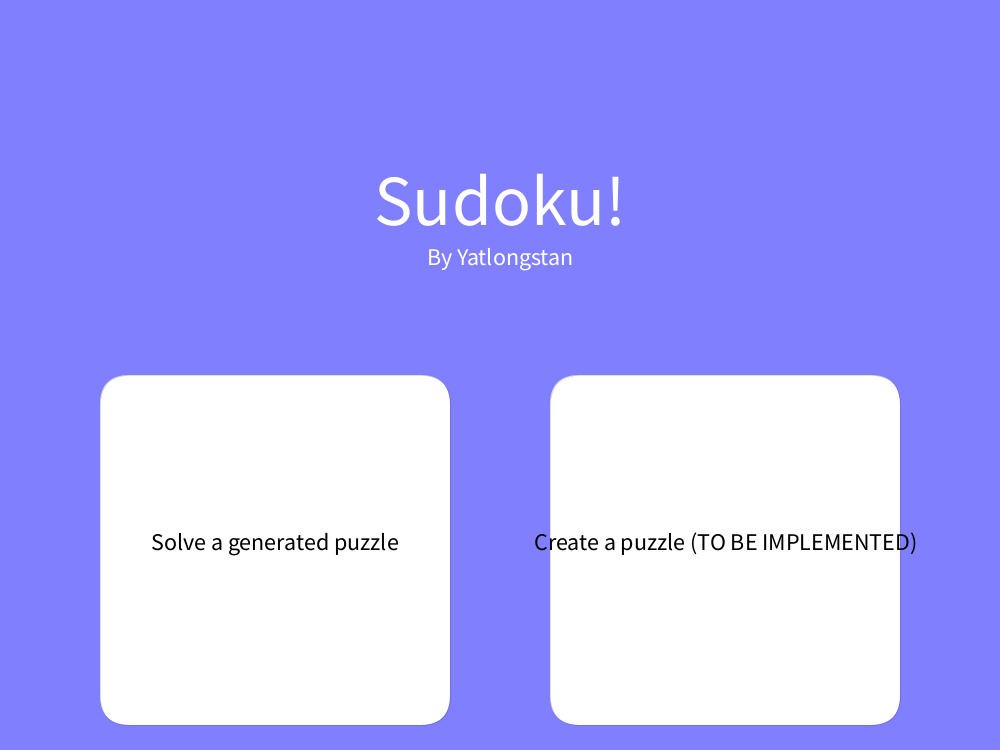
Frame 1 (no input)
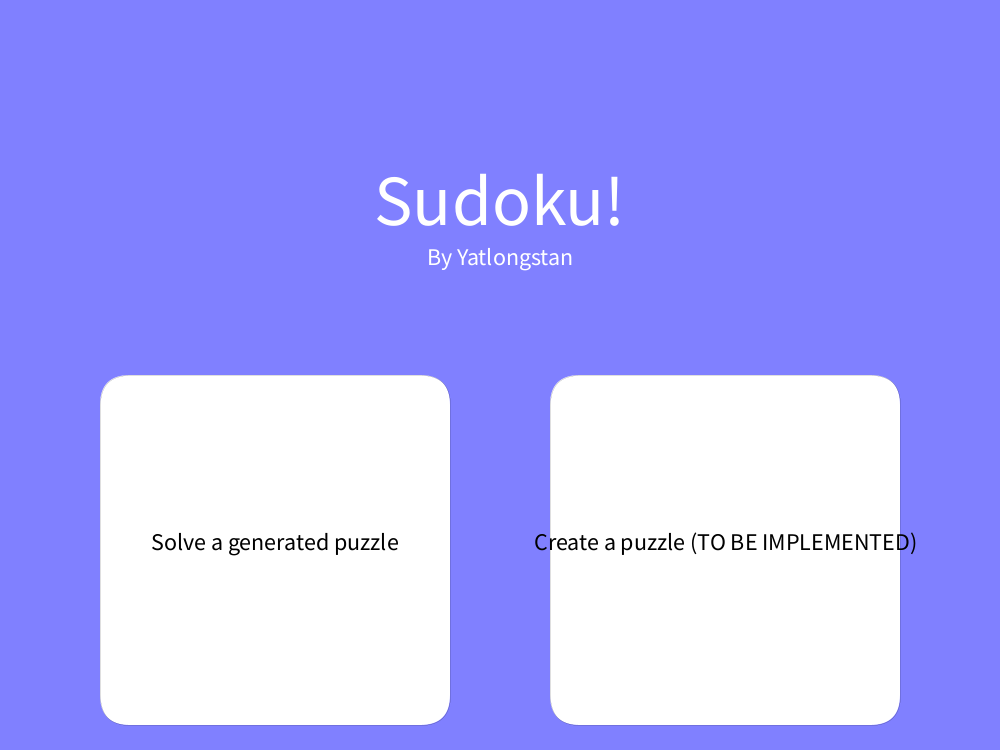
Frame 60 (the mouse pressed at the canvas centre just before this capture)
Frame 120 (the mouse held since frame 60 and released just before this capture): identical to frame 60, image omitted

The Processing sketch that drew these frames (run headless with seeded random() and noise(); from frame 60 on, the mouse is pressed at the canvas centre):

// Processing sketch: Woo
// ── Woo.pde
/*
mode 1 == start menu
 mode 2 == set difficulty
 mode 3 ==  set board size
 mode 4 == user solves board
 mode 5 == user creates a board
 mode 6 == victory screen
 */

GeneralBoard gameBoard;

// x and y mapped from mouse clicked to array indices
int boardX;
int boardY;
int mode;
boolean player;
boolean isBozo; // used to denote invalid moves
boolean canModify;
Menu menu;
BoardScreen screen;

int timeToSolve = 0;
int leftMargin = 50;
int topMargin = 50;

void setup() {
  surface.setTitle("SUDOKU");
  boardX = boardY = 0;
  size(1000, 750); // width and height should be ==
  mode = 1;
  player = false;
  screen = new BoardScreen();
}



void draw() {
  background(255);
  strokeWeight(0);
  switch (mode) {
  case 1:
    menu = new StartMenu();
    break;
    //case 2:
    // menu = new DifficultyMenu();
    // break;
  case 3:
    menu = new BoardSizeMenu();
    break;
  case 6:
    menu = new VictoryScreen();
    break;
  default:
    break;
  }
  // 4 == play a puzzle, 5 == create a puzzle
  if (mode == 4 || mode == 5) {
    screen.show();
  } else {
    menu.show();
  }
}


void mousePressed() {
  if (mode == 4 || mode == 5) {
    screen.mousePressed();
  } else {
    menu.mousePressed();
  }
}





void keyPressed() {
  if (mode == 4 || mode == 5) {
    screen.keyPressed();
  }
}

// ── Board.pde
/*
BASIC SUDOKU RULES:
 
 1. Each row must contain 1-9 w/ no repetitions
 2. Each col must contain 1-9 w/ no repetitions
 3. Each 3 by 3 subsection must contain 1-9 w/ no repetitions
 */

class Board {
  int board[][];
  boolean isModifiable[][];

  // default constructor: 9 by 9 board
  Board() {
    board = new int[9][9];
    isModifiable = new boolean[9][9];
  }

  // length of board
  int length() {
    return board.length;
  }
  // accessor: return value at (r,c)
  int getTile(int r, int c) {
    return board[r][c];
  }

  // return if tile is modifiable
  boolean isModifiable(int r, int c) {
    return isModifiable[r][c];
  }

  // mutator: set value at (r,c) to newVal
  int setTile(int r, int c, int newVal) {
    int oldVal = board[r][c];
    board[r][c] = newVal;
    return oldVal;
  }

  String toString() {
    String out = "";
    for (int[] row : board) {
      for (int col : row) {
        out += col + " ";
      }
      out += "\n";
    }
    return out;
  }

  //recursive backtracking to solve sudoku puzzle
  void solve() {
    solveHelper(0, 0);
  }

  /*
        ALGO:
   To solve from one tile:
   if we're off the board
   return
   make a list of possible moves
   if tile is not modifiable
   recursively call next tile
   if there are any possible moves we can make
   for move in moves,
   make move
   recursively call next tile
   */
  boolean solveHelper(int startRow, int startCol) {
    if (startRow > 8 || startCol > 8)
      return true;
    if (!isModifiable[startRow][startCol]) {
      if (startCol == 8) {
        return solveHelper(startRow + 1, 0);
      } else {
        return solveHelper(startRow, startCol + 1);
      }
    }

    for (int i = 1; i <= 9; i ++) {
      if (isValidMove(startRow, startCol, i)) {
        setTile(startRow, startCol, i);
        boolean solved;
        if (startCol == 8) {
          solved = solveHelper(startRow + 1, 0);
        } else {
          solved = solveHelper(startRow, startCol + 1);
        }
        if (solved) return true;
      }
    }
    setTile(startRow, startCol, 0);
    return false;
  }

  // fill sudoku board, then remove numExcluded tiles
  void generate(int numExcluded) {
    fillBoard(0, 0);
    int randomRow;
    int randomCol;
    for (int i = 0; i < numExcluded; i++) {
      randomRow = (int)(Math.random()*9);
      randomCol = (int)(Math.random()*9);
      while (isModifiable[randomRow][randomCol]) {
        randomRow = (int)(Math.random()*9);
        randomCol = (int)(Math.random()*9);
      }
      if (board[randomRow][randomCol] != 0) {
        board[randomRow][randomCol] = 0;
        isModifiable[randomRow][randomCol] = true;
      }
    }
  }

  /*
  ALGO:
   To solve from one tile:
   if we're off the board
   return
   make a list of possible moves
   if there are any possible moves we can make
   for move in moves,
   make move
   recursively call next tile
   */

  boolean fillBoard(int startRow, int startCol) {
    if (startRow > 8 || startCol > 8)
      return true;

    int[] nums = new int[9];
    for (int i = 0; i < 9; i++)
      nums[i] = i + 1;
    for (int i = 0; i < 30; i++) {
      int r1 = (int)(Math.random() * 9);
      int r2 = (int)(Math.random() * 9);
      int temp = nums[r1];
      nums[r1] = nums[r2];
      nums[r2] = temp;
    }

    for (int i : nums) {
      if (isValidMove(startRow, startCol, i)) {
        setTile(startRow, startCol, i);
        boolean solved;
        if (startCol == 8) {
          solved = fillBoard(startRow + 1, 0);
        } else {
          solved = fillBoard(startRow, startCol + 1);
        }
        if (solved) return true;
      }
    }
    setTile(startRow, startCol, 0);
    return false;
  }

  boolean isValidMove(int row, int col, int num) {
    //check row
    for (int searchCol = 0; searchCol < 9; searchCol++) {
      if (num == board[row][searchCol]) {
        return false;
      }
    }
    //check col
    for (int searchRow = 0; searchRow < 9; searchRow++) {
      if (num == board[searchRow][col]) {
        return false;
      }
    }

    //check 3x3
    row -= row % 3;
    col -= col % 3;
    for (int searchRow = row; searchRow < row + 3; searchRow++)
      for (int searchCol = col; searchCol < col + 3; searchCol++)
        if (num == board[searchRow][searchCol])
          return false;
    return true;
  }

  //Check if board is filled. Used for user gameplay
  boolean isFilled() {
    for (int row = 0; row < 9; row++)
      for (int col = 0; col < 9; col++)
        if (board[row][col] == 0)
          return false;
    return true;
  }

  // checks if puzzle is solved. Used for user gameplay
  boolean isSolved() {
    boolean[] found;

    // check if rows are valid
    for (int row = 0; row < 9; row++) {
      found = new boolean[9];
      for (int col = 0; col < 9; col++) {
        if (board[row][col] == 0) {
          return false;
        }
        if (found[board[row][col] - 1]) {
          return false;
        }
        found[board[row][col] - 1] = true;
      }
    }

    // check if columns are valid
    for (int col = 0; col < 9; col++) {
      found = new boolean[9];
      for (int row = 0; row < 9; row++) {
        if (found[board[row][col] - 1]) {
          return false;
        }
        found[board[row][col] - 1] = true;
      }
    }

    // check if each 3x3 section is valid
    for (int outerBoxRow = 0; outerBoxRow < 3; outerBoxRow++) {
      for (int outerBoxCol = 0; outerBoxCol < 3; outerBoxCol++) {
        found = new boolean[9];
        for (int innerBoxRow = 3 * outerBoxRow; innerBoxRow < (3 * outerBoxRow + 3); innerBoxRow++) {
          for (int innerBoxCol = 3 * outerBoxCol; innerBoxCol < (3 * outerBoxCol + 3); innerBoxCol++) {
            if (found[board[innerBoxRow][innerBoxCol] - 1]) {
              return false;
            }
            found[board[innerBoxRow][innerBoxCol] - 1] = true;
          }
        }
      }
    }

    return true;
  }
  
  void setModifiability(int row, int col, boolean val) {
    isModifiable[row][col] = val;
  }
}

// ── BoardScreen.pde
class BoardScreen {
  BoardScreen() {
  }

  void keyPressed() {

    // if in board
    if (boardY < gameBoard.length() && boardY >= 0 && boardX < gameBoard.length() && boardX >= 0) {
      // if mode == 4 or board isn't solved by cpu
      if (mode == 4 || canModify) {
        //check if key is 0-9, a-f, and if ur making a board or tile is modifiable
        if (((key >= 48 && key < 58) || ( (key >= 97 && key <= 102) && gameBoard.length() == 16)) && (mode == 5 || gameBoard.isModifiable(boardY, boardX))) {
          int value;
          if (key < 97) {
            value = key - 48;
            if (value == 0 && gameBoard.length() == 16) {
              value = 10; // 0 is mapped to 10 on the board array
            }
          } else {
            value = key - 86; // 11-16
          }
          gameBoard.setTile(boardY, boardX, value);
          if (mode == 4 && gameBoard.isSolved()) {
            mode = 6;
          }
        }
      }
    }

    // remove number from tile
    if ( keyCode == BACKSPACE) {
      if (mode == 5 || gameBoard.isModifiable(boardY, boardX)) {
        gameBoard.setTile(boardY, boardX, 0);
      }
    }

    // arrow keys
    if (keyCode == LEFT && boardX > 0) {
      boardX--;
    } else if (keyCode == RIGHT && boardX < gameBoard.length() - 1) {
      boardX++;
    } else if (keyCode == UP && boardY > 0) {
      boardY--;
    } else if (keyCode == DOWN && boardY < gameBoard.length() - 1) {
      boardY++;
    }

    // set bozo if in mode 5
    if (mode == 4 || gameBoard.isValidBoard()) {
      isBozo = false;
    } else {
      isBozo = true;
    }
  }

  void mousePressed() {
    // if mouse is on board, map mouse coords to board index
    if (mouseX >= leftMargin && mouseX <= 630 + leftMargin && mouseY >= topMargin && mouseY <= 630 + topMargin) {
      boardX = int(map(mouseX, leftMargin, 630 + leftMargin, 0, gameBoard.length()));
      boardY = int(map(mouseY, topMargin, 630 + topMargin, 0, gameBoard.length()));
    }


    // SOLVE BUTTON IN MODE 5
    if (mouseX >= 740 && mouseX <= 940 && mouseY >= 70 && mouseY <= 150) {
      if (mode == 5) {
        if (canModify && !isBozo) {
          for (int row = 0; row < gameBoard.length(); row++) {
            for (int col = 0; col < gameBoard.length(); col++) {
              if (gameBoard.getTile(row, col) == 0) {
                gameBoard.setModifiability(row, col, true);
              }
            }
          }
          int startTime = millis();
          gameBoard.solve();
          int endTime = millis();
          timeToSolve = endTime - startTime;

          canModify = false;
        }
      } else {
        // START MENU IN MODE 4
        setup();
      }
    }

    // CLEAR BOARD IN MODE 5
    if (mouseX >= 740 && mouseX <= 940 && mouseY >= 200 && mouseY <= 280) {
      if (mode == 5) {
        if (gameBoard.length() == 9)
          gameBoard = new NineBoard();
        else
          gameBoard = new HexBoard();
        canModify = true;
        boardX = boardY = 0;
      } else {
        // QUIT IN MODE 4
        exit();
      }
    }
    if (mouseX >= 740 && mouseX <= 940 && mouseY >= 330 && mouseY <= 410) {
      if (mode == 5) {
        // START MENU IN MODE 5
        setup();
      }
    }

    if (mouseX >= 740 && mouseX <= 940 && mouseY >= 460 && mouseY <= 540) {
      if (mode == 5) {
        // exit IN MODE 5
        exit();
      }
    }
  }

  void show() {
    int tileSize = 630 / gameBoard.length() + 1;

    // highlight selected tile
    fill(175, 238, 238);
    stroke(142);
    strokeWeight(3);
    rect(tileSize * boardX + leftMargin, tileSize * boardY + topMargin, tileSize, tileSize);


    for (int row = 0; row < gameBoard.length(); row ++) {
      for (int col = 0; col < gameBoard.length(); col ++) {
        // TILES
        if (row != boardY || col != boardX) {
          fill(255);
          stroke(142);
          strokeWeight(3);
          rect(tileSize * col + leftMargin, tileSize * row + topMargin, tileSize, tileSize);
        }

        // TEXT
        textAlign(CENTER);

        // change text color based on whether or not tile is modifiable
        if (gameBoard.getTile(row, col) != 0) {
          if (gameBoard.isModifiable(row, col) ) {
            fill(0, 0, 255);
          } else {
            fill(0);
          }
          // center and display text on tile
          textSize(25);
          String text = "";
          switch (gameBoard.getTile(row, col)) {
          case 11:
            text = "a";
            break;
          case 12:
            text = "b";
            break;
          case 13:
            text = "c";
            break;
          case 14:
            text = "d";
            break;
          case 15:
            text = "e";
            break;
          case 16:
            text = "f";
            break;
          }
          if (gameBoard.getTile(row, col) <= 10) {
            text = str(gameBoard.getTile(row, col) % 10);
          }
          text( text, (tileSize * col) + (tileSize / 2) + leftMargin, (tileSize * row) + (tileSize / 3 * 2) + topMargin );
        }
      }
    }

    // borders for each 3x3 section
    stroke(0);
    strokeWeight(5);
    for (int i = gameBoard.getSize(); i < gameBoard.length(); i += gameBoard.getSize()) {
      line(tileSize * i + leftMargin, 0 + topMargin, tileSize * i + leftMargin, 639 + topMargin);
      line(0 + leftMargin, tileSize * i + topMargin, 639 + leftMargin, tileSize * i + topMargin);
    }

    if (mode == 5) {
      // button to solve board
      fill(128, 128, 255);
      strokeWeight(2);
      rect(740, 70, 200, 80);
      fill(255);
      textSize(40);
      text("SOLVE", 840, 123);

      // button to clear board
      fill(128, 128, 255);
      strokeWeight(2);
      rect(740, 200, 200, 80);
      fill(255);
      textSize(35);
      text("CLEAR", 840, 253);

      // button to go to start menu
      fill(128, 128, 255);
      strokeWeight(2);
      rect(740, 330, 200, 80);
      fill(255);
      textSize(35);
      text("START MENU", 840, 383);

      // button to quit
      fill(128, 128, 255);
      strokeWeight(2);
      rect(740, 460, 200, 80);
      fill(255);
      textSize(35);
      text("QUIT", 840, 513);

      if (isBozo) {
        // display bozo if board is invalid
        fill(255, 0, 0);
        textSize(40);
        text("BOZO", mouseX, mouseY);
      }

      if (gameBoard.isSolved()) {
        // displayy time to solve
        fill(255, 128, 255);
        strokeWeight(2);
        rect(740, 590, 210, 80);
        fill(255);
        textSize(35);
        text(str((float)timeToSolve/1000) + " seconds", 845, 643);
      }
    } else {
      // start menu
      fill(128, 128, 255);
      strokeWeight(2);
      rect(740, 70, 200, 80);
      fill(255);
      textSize(35);
      text("START MENU", 840, 123);

      // quit
      fill(128, 128, 255);
      strokeWeight(2);
      rect(740, 200, 200, 80);
      fill(255);
      textSize(35);
      text("QUIT", 840, 253);
    }
  }
}

// ── BoardSizeMenu.pde
/*
mode 1 == start menu
mode 2 == set difficulty
mode 3 ==  set board size 
mode 4 == user solves board 
mode 5 == user creates a board
mode 6 == victory screen
*/

class BoardSizeMenu implements Menu {
  float length = width * .35;
  float b1X = width * .1;
  float b2X = width * .55;
  float bY = height / 2;

  BoardSizeMenu() {
  }

  void show() {
    background(128, 128, 255);
    fill(255);
    textSize(72);
    textAlign(CENTER);
    text("Choose a board size", width / 2, height * .3 + 40);

    rect(b1X, height / 2, length, length, 30);
    rect(b2X, height / 2, length, length, 30);
    fill(0);
    textAlign(CENTER);
    textSize(24);
    text("9x9", width * .1 + length / 2, height / 2 + (length) / 2);
    text("16x16", width * .55 + length / 2, height / 2 + (length) / 2);
  }

  void mousePressed() {
    //9x9
    if (mouseX > b1X && mouseX < (b1X + length) && mouseY > bY && mouseY < bY + length  ) {
      gameBoard = new NineBoard();
      if (player) {
        mode = 4;
        gameBoard.generate(50);
      } else {
        mode = 5;
      }
    }
    //16x16
    if (mouseX > b2X && mouseX < (b2X + length) && mouseY > bY && mouseY < bY + length ) {
      gameBoard = new HexBoard();
      if (player == true) {
        mode = 4;
        gameBoard.generate(140);
      } else {
        mode = 5;
      }
    }
  }
}

// ── GeneralBoard.pde
/*
BASIC SUDOKU RULES:
 
 1. Each row must contain 1-n w/ no repetitions
 2. Each col must contain 1-n w/ no repetitions
 3. Each n by n subsection must contain 1-n w/ no repetitions
 */

class GeneralBoard {
  int board[][];
  boolean isModifiable[][];
  int size;

  // constructor: create n by n board
   GeneralBoard(int newSize) {
    size = newSize;
    board = new int[size * size][size * size];
    isModifiable = new boolean[size * size][size * size];
  }

  // length of board
  int length() {
    return board.length;
  }
  // accessor: return value at (r,c)
  int getTile(int r, int c) {
    return board[r][c];
  }

  // return if tile is modifiable
  boolean isModifiable(int r, int c) {
    return isModifiable[r][c];
  }

  // mutator: set value at (r,c) to newVal
  int setTile(int r, int c, int newVal) {
    int oldVal = board[r][c];
    board[r][c] = newVal;
    return oldVal;
  }

  String toString() {
    String out = "";
    for (int[] row : board) {
      for (int col : row) {
        out += col + " ";
      }
      out += "\n";
    }
    return out;
  }

  //recursive backtracking to solve sudoku puzzle
  void solve() {
    solveHelper(0, 0);
  }

  /*
        ALGO:
   To solve from one tile:
   if we're off the board
   return
   make a list of possible moves
   if tile is not modifiable
   recursively call next tile
   if there are any possible moves we can make
   for move in moves,
   make move
   recursively call next tile
   */
  boolean solveHelper(int startRow, int startCol) {
    if (startRow > (board.length - 1) || startCol > (board.length - 1))
      return true;
    if (!isModifiable[startRow][startCol]) {
      if (startCol == (board.length - 1)) {
        return solveHelper(startRow + 1, 0);
      } else {
        return solveHelper(startRow, startCol + 1);
      }
    }

    for (int i = 1; i <= board.length; i ++) {
      if (isValidMove(startRow, startCol, i)) {
        setTile(startRow, startCol, i);
        boolean solved;
        if (startCol == (board.length - 1)) {
          solved = solveHelper(startRow + 1, 0);
        } else {
          solved = solveHelper(startRow, startCol + 1);
        }
        if (solved) return true;
      }
    }
    setTile(startRow, startCol, 0);
    return false;
  }

  // fill sudoku board, then remove numExcluded tiles
  void generate(int numExcluded) {
    fillBoard(0, 0);
    int randomRow;
    int randomCol;
    for (int i = 0; i < numExcluded; i++) {
      randomRow = (int)(Math.random()*board.length);
      randomCol = (int)(Math.random()*board.length);
      while (isModifiable[randomRow][randomCol]) {
        randomRow = (int)(Math.random()*board.length);
        randomCol = (int)(Math.random()*board.length);
      }
      if (board[randomRow][randomCol] != 0) {
        board[randomRow][randomCol] = 0;
        isModifiable[randomRow][randomCol] = true;
      }
    }
  }

  /*
  ALGO:
   To solve from one tile:
   if we're off the board
   return
   make a list of possible moves
   if there are any possible moves we can make
   for move in moves,
   make move
   recursively call next tile
   */

  boolean fillBoard(int startRow, int startCol) {
    if (startRow > (board.length - 1) || startCol > (board.length - 1))
      return true;

    int[] nums = new int[board.length];
    for (int i = 0; i < board.length; i++)
      nums[i] = i + 1;
    for (int i = 0; i < 30; i++) {
      int r1 = (int)(Math.random() * board.length);
      int r2 = (int)(Math.random() * board.length);
      int temp = nums[r1];
      nums[r1] = nums[r2];
      nums[r2] = temp;
    }

    for (int i : nums) {
      if (isValidMove(startRow, startCol, i)) {
        setTile(startRow, startCol, i);
        boolean solved;
        if (startCol == (board.length - 1)) {
          solved = fillBoard(startRow + 1, 0);
        } else {
          solved = fillBoard(startRow, startCol + 1);
        }
        if (solved) return true;
      }
    }
    setTile(startRow, startCol, 0);
    return false;
  }

  boolean isValidBoard() {
    // check rows
    int[] seen;
    for (int row = 0; row < board.length; row++) {
      seen = new int[board.length];
      for (int col = 0; col < board.length; col++) {
        if (board[row][col] == 0) {
          continue;
        }
        if (seen[board[row][col] - 1] != 0) {
          return false;
        }
        seen[board[row][col] - 1]++;
      }
    }

    // check cols
    for (int col = 0; col < board.length; col++) {
      seen = new int[board.length];
      for (int row = 0; row < board.length; row++) {
        if (board[row][col] == 0) {
          continue;
        }
        if (seen[board[row][col] - 1] != 0) {
          return false;
        }
        seen[board[row][col] - 1]++;
      }
    }

    // check squares
    for (int boxRow = 0; boxRow < size; boxRow++) {
      for (int boxCol = 0; boxCol < size; boxCol++) {
        seen = new int[board.length];
        for (int row = 0; row < size; row++) {
          for (int col = 0; col < size; col++) {
            if (board[size * boxRow + row][size * boxCol + col] == 0) {
              continue;
            }
            if (seen[board[size * boxRow + row][size * boxCol + col] - 1] != 0) {
              return false;
            }
            seen[board[size * boxRow + row][size * boxCol + col] - 1]++;
          }
        }
      }
    }

    return true;
  }

  boolean isValidMove(int row, int col, int num) {
    //check row
    for (int searchCol = 0; searchCol < board.length; searchCol++) {
      if (num == board[row][searchCol]) {
        return false;
      }
    }
    //check col
    for (int searchRow = 0; searchRow < board.length; searchRow++) {
      if (num == board[searchRow][col]) {
        return false;
      }
    }

    //check nxn
    row -= row % size;
    col -= col % size;
    for (int searchRow = row; searchRow < row + size; searchRow++)
      for (int searchCol = col; searchCol < col + size; searchCol++)
        if (num == board[searchRow][searchCol])
          return false;
    return true;
  }

  //Check if board is filled. Used for user gameplay
  boolean isFilled() {
    for (int row = 0; row < board.length; row++)
      for (int col = 0; col < board.length; col++)
        if (board[row][col] == 0)
          return false;
    return true;
  }

  // checks if puzzle is solved. Used for user gameplay
  boolean isSolved() {
    boolean[] found;

    // check if rows are valid
    for (int row = 0; row < board.length; row++) {
      found = new boolean[board.length];
      for (int col = 0; col < board.length; col++) {
        if (board[row][col] == 0) {
          return false;
        }
        if (found[board[row][col] - 1]) {
          return false;
        }
        found[board[row][col] - 1] = true;
      }
    }

    // check if columns are valid
    for (int col = 0; col < board.length; col++) {
      found = new boolean[board.length];
      for (int row = 0; row < board.length; row++) {
        if (found[board[row][col] - 1]) {
          return false;
        }
        found[board[row][col] - 1] = true;
      }
    }

    // check if each 3x3 section is valid
    for (int outerBoxRow = 0; outerBoxRow < size; outerBoxRow++) {
      for (int outerBoxCol = 0; outerBoxCol < size; outerBoxCol++) {
        found = new boolean[board.length];
        for (int innerBoxRow = size * outerBoxRow; innerBoxRow < (size * outerBoxRow + size); innerBoxRow++) {
          for (int innerBoxCol = size * outerBoxCol; innerBoxCol < (size * outerBoxCol + size); innerBoxCol++) {
            if (found[board[innerBoxRow][innerBoxCol] - 1]) {
              return false;
            }
            found[board[innerBoxRow][innerBoxCol] - 1] = true;
          }
        }
      }
    }

    return true;
  }

  void setModifiability(int row, int col, boolean val) {
    isModifiable[row][col] = val;
  }

  int getSize() {
    return size;
  }
}

// ── HexBoard.pde
/*
BASIC SUDOKU RULES:
 
 1. Each row must contain 0-f w/ no repetitions
 2. Each col must contain 0-f w/ no repetitions
 3. Each 4 by 4 subsection must contain 0-f w/ no repetitions
 */

class HexBoard extends GeneralBoard {

  public HexBoard() {
    super(4);
  }
}

// ── Menu.pde
/*
mode 1 == start menu
mode 2 == set difficulty
mode 3 ==  set board size 
mode 4 == user solves board 
mode 5 == user creates a board
mode 6 == victory screen
*/

interface Menu {

  void show();
  void mousePressed();
}

// ── NineBoard.pde
/*
BASIC SUDOKU RULES:
 
 1. Each row must contain 1-9 w/ no repetitions
 2. Each col must contain 1-9 w/ no repetitions
 3. Each 3 by 3 subsection must contain 1-9 w/ no repetitions
 */

class NineBoard extends GeneralBoard {
  
  public NineBoard() {
    super(3);
  }
  
}

// ── StartMenu.pde
class StartMenu implements Menu {
  float length = width * .35;
  float b1X = width * .1;
  float b2X = width * .55;
  float bY = height / 2;
  
  StartMenu() {
  }

  void show() {
    background(128, 128, 255);
    fill(255);
    textSize(72);
    textAlign(CENTER);
    text("Sudoku!", width / 2, height * .3);
    textSize(24);
    text("By Yatlongstan", width / 2, height * .3 + 40);

    rect(b1X, height / 2, length, length, 30);
    rect(b2X, height / 2, length, length, 30);
    fill(0);
    textAlign(CENTER);
    text("Solve a generated puzzle", width * .1 + length / 2, height / 2 + (length) / 2);
    text("Create a puzzle (TO BE IMPLEMENTED)", width * .55 + length / 2, height / 2 + (length) / 2);
  }

  void mousePressed() {
    if (mouseX > b1X && mouseX < (b1X + length) && mouseY > bY && mouseY < bY + length / 2) {
      //mode = 2;
      mode = 3;
      player = true;
    }

    if (mouseX > b2X && mouseX < (b2X + length) && mouseY > bY && mouseY < bY + length / 2) {
      mode = 5;
    }
  }
}

// ── VictoryScreen.pde
/*
mode 1 == start menu
mode 2 == set difficulty
mode 3 ==  set board size 
mode 4 == user solves board 
mode 5 == user creates a board
mode 6 == victory screen
*/

class VictoryScreen implements Menu {
  float length = width * .35;
  float b1X = width * .1;
  float b2X = width * .55;
  float bY = height / 2;

  VictoryScreen() {
  }

  void show() {
    background(128, 128, 255);
    fill(255);
    textSize(72);
    textAlign(CENTER);
    text("YOU WIN !!!", width / 2, height * .3 + 40);

    rect(b1X, height / 2, length, length, 30);
    rect(b2X, height / 2, length, length, 30);
    fill(0);
    textAlign(CENTER);
    textSize(24);
    text("QUIT", width * .1 + length / 2, height / 2 + (length) / 2);
    text("Back to Start", width * .55 + length / 2, height / 2 + (length) / 2);
  }

  void mousePressed() {
    if (mouseX > b1X && mouseX < (b1X + length) && mouseY > bY && mouseY < bY + length / 2) {
      exit();
    }

    if (mouseX > b2X && mouseX < (b2X + length) && mouseY > bY && mouseY < bY + length / 2) {
      mode = 1;
      gameBoard = new NineBoard();
    }
  }
}
